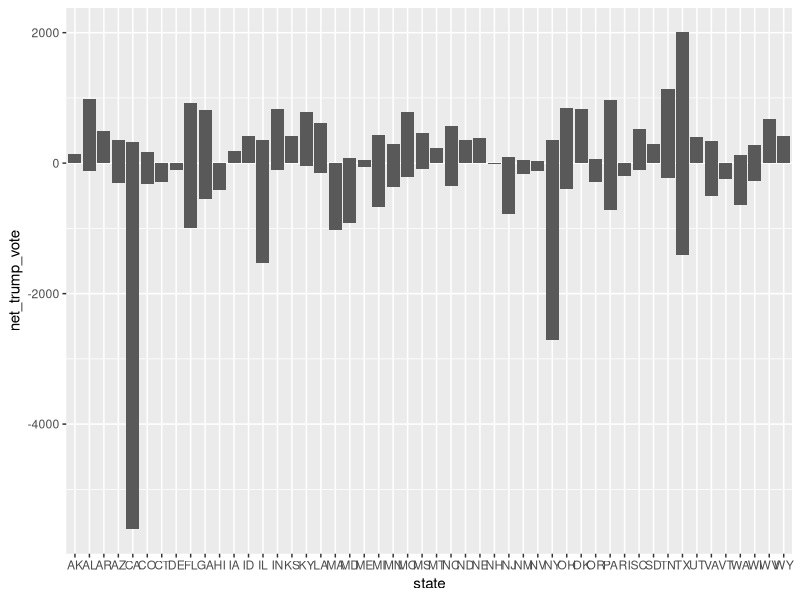

Write the R code that produced this figure.
## ---- chunk 1

data <- readr::read_csv(file = "averages.csv")
library(ggplot2)
g <- ggplot(
  data = data,
  mapping = aes(x = state, y = net_trump_vote)
)
g <- g + geom_col()
g 
